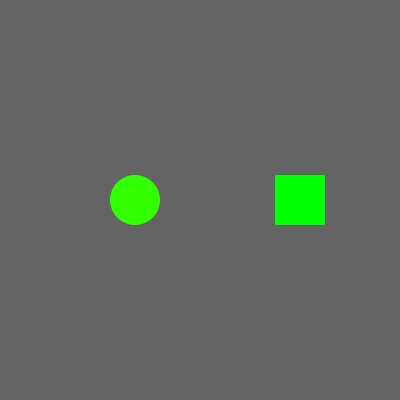
Frame 1 (no input)
Frame 60 (the mouse pressed at the canvas centre just before this capture): identical to frame 1, image omitted
Frame 120 (the mouse held since frame 60 and released just before this capture): identical to frame 1, image omitted

The Processing sketch that drew this single still picture (run headless with seeded random() and noise(); from frame 60 on, the mouse is pressed at the canvas centre):

// Processing sketch: processing_68933
// ── processing_68933.pde

final int on = 1;
final int off = 0; 
//----------------------------------------------------------------------------
//variable pour cercle
int etatCer;
float boutonCer = 0;
int cerclePositionX = 135;
int cerclePositionY = 200;
int cercleDia = 50;
int nbDeR = 15;
int longeurDeR = 50;
float quartier = TWO_PI / nbDeR;
//----------------------------------------------------------------------------
//variable pour le rectangle
int etatRect;
float boutonRect = 0;
//----------------------------------------------------------------------------
//etat initiaux à off
void setup(){
  size(400,400);
  smooth();
  etatRect = off;
  etatCer = off;
  }

void draw () {
  background(100,100,100);
   strokeWeight(5);
    stroke(0);
    
 //----------------------------------------------------------------------------
//code pour creer le bouton et la boucle while  aide par Ugo Dufour et Joel Lalancette
  
    
  int i = 0;
      while (i < boutonRect ) { //condition
      line (0,i*25,height,i*25); //code
      i = i + 1; // incrementation
      
    }
  
  if (etatRect == on) {
  
    if (boutonRect<20) {
      
      boutonRect = boutonRect +1;
      }
     
       fill(255,0,255);
   
  }
  else{
    if (boutonRect > 0 ) {
      boutonRect = boutonRect - 1;}
    fill(0,255,0);
  }
  
  rectangle();
   strokeWeight(2);
  stroke(0);
  //----------------------------------------------------------------------------
//code pour creer la boucle  aide par Ugo Dufour et Joel Lalancette
  
  float radient = 0;
  while ( radient < boutonCer ) {
    
    
    float x =  cerclePositionX + cos  (radient) *  (cercleDia/2 + 5);
    
    float y = cerclePositionY + sin  (radient) * (cercleDia/2 + 5);
   float x2 =   cerclePositionX + cos  (radient) * longeurDeR;
    float y2 = cerclePositionY + sin  (radient) * longeurDeR;
    
    line(x, y, x2, y2);
    radient = radient + quartier;
  }
  
//----------------------------------------------------------------------------
//dessine le cercle
 
  drawCercle();
   
}
 

//----------------------------------------------------------------------------
//l'endroit ou on peut cliquer sur le cercle
void mousePressed() { 
   float distance = dist(mouseX, mouseY, cerclePositionX, cerclePositionY);
  if (distance < cercleDia/2) {
    if (etatCer == off) {
      etatCer = on;
    }
    else {
      etatCer = off;
    }
  }
  
  //----------------------------------------------------------------------------
//l'endroit ou on peut cliquer sur le rectangle 
  
  if (mouseX> 275 && mouseX < 325 && mouseY > 175 && mouseY < 225 ) {
    if ( etatRect == off ) {
      etatRect = on;
      
    }
    else {
      etatRect = off;
      
    }
  }
}
//----------------------------------------------------------------------------
//tout revient à off quand on lache la souris
 
void mouseReleased() { 
  etatRect = off;
}
//----------------------------------------------------------------------------
//dessin du rectangle
      void rectangle(){
      
     rectMode(CENTER);
  noStroke();
  rect(300,200,50,50);
   }
   
//----------------------------------------------------------------------------
//dessin du cercle
void drawCercle() {
   
  if (etatCer == on) {
    if (boutonCer < 6) {
    boutonCer = boutonCer + 0.5;
    }
    fill(255, 10, 200);
  }
  else {
    if (boutonCer > 0 ) {
      boutonCer = boutonCer - 0.5;
    }
    fill(50, 255, 0);
  }
  noStroke();
  ellipse (cerclePositionX, cerclePositionY, cercleDia, cercleDia);
   }
